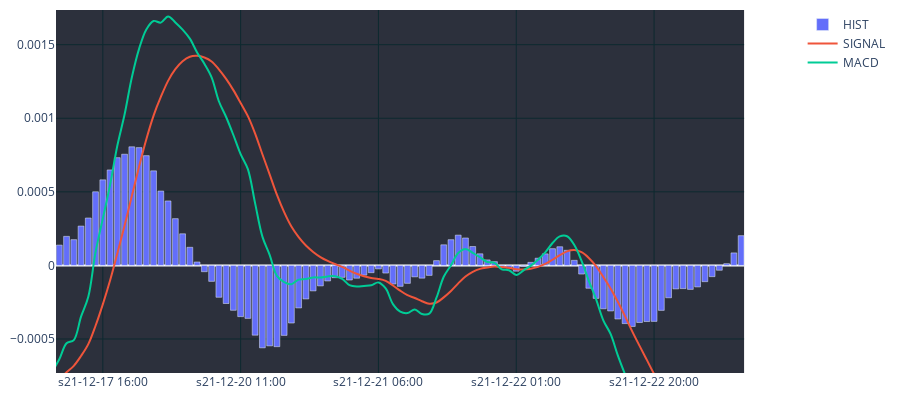

Write notebook code for a chart like this one.
### Code cell
cp = CandlePlot(dfp, candles=False)
cp.fig.add_trace(go.Bar(

    x=cp.df_plot.sTime,
   y= cp.df_plot.HIST,
    name="HIST"
))
cp.show_plot(line_traces=["SIGNAL","MACD"])

### Figure 1 — Plotly figure (JSON) as saved in the notebook; plotly's stock layout.template omitted (floating-point values rounded to 4 significant figures; data arrays with more than 128 entries replaced by an {"elided": "..."} marker saying what was removed)
{"data": [{"name": "HIST", "type": "bar", "x": {"elided": "300 str values"}, "y": {"elided": "300 float values"}}, {"line": {"shape": "spline", "width": 2}, "name": "SIGNAL", "type": "scatter", "x": {"elided": "300 str values"}, "xaxis": "x", "y": {"elided": "300 float values"}, "yaxis": "y"}, {"line": {"shape": "spline", "width": 2}, "name": "MACD", "type": "scatter", "x": {"elided": "300 str values"}, "xaxis": "x", "y": {"elided": "300 float values"}, "yaxis": "y"}], "layout": {"height": 400, "margin": {"b": 10, "l": 10, "r": 10, "t": 10}, "plot_bgcolor": "#2c303c", "width": 900, "xaxis": {"anchor": "y", "autorange": false, "domain": [0, 0.94], "gridcolor": "#0d292f", "nticks": 5, "range": [69.55, 164.4], "rangeslider": {"visible": false, "yaxis": {}}, "type": "category"}, "yaxis": {"anchor": "x", "autorange": false, "domain": [0, 1], "gridcolor": "#0d292f", "range": [-0.0007311, 0.001736], "type": "linear"}, "yaxis2": {"anchor": "x", "gridcolor": "#0d292f", "overlaying": "y", "side": "right"}}}
